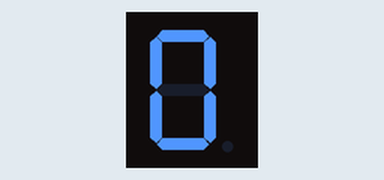
This sketch was run on a simulated Arduino Uno, built with avr-gcc and run on an emulated ATmega328P. Parts: 1-digit seven-segment display. Wiring (inferred from the names in the program): 1-digit 7-segment display, segments lit when HIGH: segments pin 0, pin 1, pin 2, pin 3, pin 4, pin 5, pin 6. The segment pins are drawn as the display they are named for.

Above: at 0.1 s.
At 4.1 s:
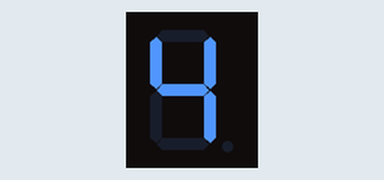
At 9.1 s:
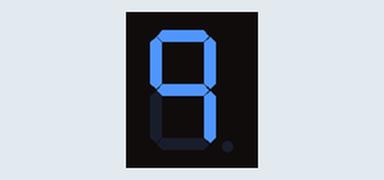
At 16.1 s:
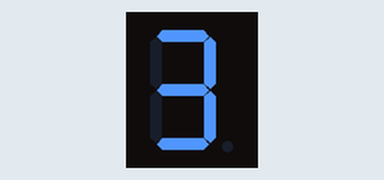
At 22.1 s:
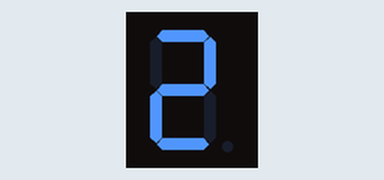
At 35.1 s:
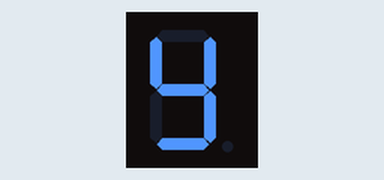

Measured:
- what the display in image 1 shows lasts 1.0 s, from 4.0 s to 5.0 s
- what the display in image 2 shows lasts 2.0 s, from 9.0 s to 11.0 s

The sketch:

display_7_segmentos.ino
```cpp
int a = 0;
int b = 1;
int c = 2;
int d = 3;
int e = 4;
int f = 5;
int g = 6;
/*
 * 0.
 *    a, b, c, d, e, f
 * 1.
 *    b, c
 * 2.
 *    a, b, g, e, d
 * 3.
 *    a, b, c, d, g
 * 4.
 *    b, c, f, g
 * 5.
 *    a, c, d, f, g
 * 6.
 *    a, c, d, e, f, g
 * 7.
 *    a, b, c
 * 8.
 *    a, b, c, d, e, f, g
 * 9.
 *    a, b, c, d, f, g
 *
 */
void setup() {
  // put your setup code here, to run once:
  pinMode(0, OUTPUT);
  pinMode(1, OUTPUT);
  pinMode(2, OUTPUT);
  pinMode(3, OUTPUT);
  pinMode(4, OUTPUT);
  pinMode(5, OUTPUT);
  pinMode(6, OUTPUT);
}

void loop() {
  // put your main code here, to run repeatedly:
  ceroOn();
  delay(1000);
  ceroOff();
  //delay(1000);

  unoOn();
  delay(1000);
  unoOff();
  //delay(1000);

  dosOn();
  delay(1000);
  dosOff();


  tresOn();
  delay(1000);
  tresOff();


  cuatroOn();
  delay(1000);
  cuatroOff();


  cincoOn();
  delay(1000);
  cincoOff();


  seisOn();
  delay(1000);
  seisOff();


  sieteOn();
  delay(1000);
  sieteOff();


  ochoOn();
  delay(1000);
  ochoOff();


  nueveOn();
  delay(1000);
  nueveOff();

  nueveOn();
  delay(1000);
  nueveOff();

  ochoOn();
  delay(1000);
  ochoOff();

  sieteOn();
  delay(1000);
  sieteOff();

  seisOn();
  delay(1000);
  seisOff();

  cincoOn();
  delay(1000);
  cincoOff();

  cuatroOn();
  delay(1000);
  cuatroOff();

  tresOn();
  delay(1000);
  tresOff();

  dosOn();
  delay(1000);
  dosOff();

  unoOn();
  delay(1000);
  unoOff();

  ceroOn();
  delay(1000);
  ceroOff();
}

void ceroOn(){
  digitalWrite(a, HIGH);
  digitalWrite(b, HIGH);
  digitalWrite(c, HIGH);
  digitalWrite(d, HIGH);
  digitalWrite(e, HIGH);
  digitalWrite(f, HIGH);
}
void ceroOff(){
  digitalWrite(a, LOW);
  digitalWrite(b, LOW);
  digitalWrite(c, LOW);
  digitalWrite(d, LOW);
  digitalWrite(e, LOW);
  digitalWrite(f, LOW);
}

//Uno
void unoOn(){
  digitalWrite(b, HIGH);
  digitalWrite(c, HIGH);
}
void unoOff(){
  digitalWrite(b, LOW);
  digitalWrite(c, LOW);
}

//Dos
void dosOn(){
  digitalWrite(a, HIGH);
  digitalWrite(b, HIGH);
  digitalWrite(g, HIGH);
  digitalWrite(d, HIGH);
  digitalWrite(e, HIGH);
}
void dosOff(){
  digitalWrite(a, LOW);
  digitalWrite(b, LOW);
  digitalWrite(g, LOW);
  digitalWrite(d, LOW);
  digitalWrite(e, LOW);
}

//Tres
void tresOn(){
  digitalWrite(a, HIGH);
  digitalWrite(b, HIGH);
  digitalWrite(c, HIGH);
  digitalWrite(d, HIGH);
  digitalWrite(g, HIGH);
}
void tresOff(){
  digitalWrite(a, LOW);
  digitalWrite(b, LOW);
  digitalWrite(c, LOW);
  digitalWrite(d, LOW);
  digitalWrite(g, LOW);
}

//Cuatro
void cuatroOn(){
  digitalWrite(b, HIGH);
  digitalWrite(c, HIGH);
  digitalWrite(f, HIGH);
  digitalWrite(g, HIGH);
}
void cuatroOff(){
  digitalWrite(b, LOW);
  digitalWrite(c, LOW);
  digitalWrite(f, LOW);
  digitalWrite(g, LOW);
}

//Cinco
void cincoOn(){
  digitalWrite(a, HIGH);
  digitalWrite(c, HIGH);
  digitalWrite(f, HIGH);
  digitalWrite(g, HIGH);
  digitalWrite(d, HIGH);
}
void cincoOff(){
  digitalWrite(a, LOW);
  digitalWrite(c, LOW);
  digitalWrite(f, LOW);
  digitalWrite(g, LOW);
  digitalWrite(d, HIGH);
}

//Seis
void seisOn(){
  digitalWrite(a, HIGH);
  digitalWrite(c, HIGH);
  digitalWrite(d, HIGH);
  digitalWrite(f, HIGH);
  digitalWrite(e, HIGH);
  digitalWrite(g, HIGH);
}
void seisOff(){
  digitalWrite(a, LOW);
  digitalWrite(c, LOW);
  digitalWrite(d, LOW);
  digitalWrite(f, LOW);
  digitalWrite(e, LOW);
  digitalWrite(g, LOW);
}

void sieteOn(){
  digitalWrite(a, HIGH);
  digitalWrite(c, HIGH);
  digitalWrite(b, HIGH);
}
void sieteOff(){
  digitalWrite(a, LOW);
  digitalWrite(c, LOW);
  digitalWrite(b, LOW);

}

void ochoOn(){
  digitalWrite(a, HIGH);
  digitalWrite(b, HIGH);
  digitalWrite(c, HIGH);
  digitalWrite(d, HIGH);
  digitalWrite(e, HIGH);
  digitalWrite(g, HIGH);
  digitalWrite(f, HIGH);
}
void ochoOff(){
  digitalWrite(a, LOW);
  digitalWrite(b, LOW);
  digitalWrite(c, LOW);
  digitalWrite(d, LOW);
  digitalWrite(e, LOW);
  digitalWrite(f, LOW);
  digitalWrite(g, LOW);
  digitalWrite(f, LOW);
}

void nueveOn(){
  digitalWrite(a, HIGH);
  digitalWrite(b, HIGH);
  digitalWrite(c, HIGH);

  digitalWrite(g, HIGH);
  digitalWrite(f, HIGH);
}
void nueveOff(){
  digitalWrite(a, LOW);
  digitalWrite(b, LOW);
  digitalWrite(c, LOW);

  digitalWrite(f, LOW);
  digitalWrite(g, LOW);
}
```
